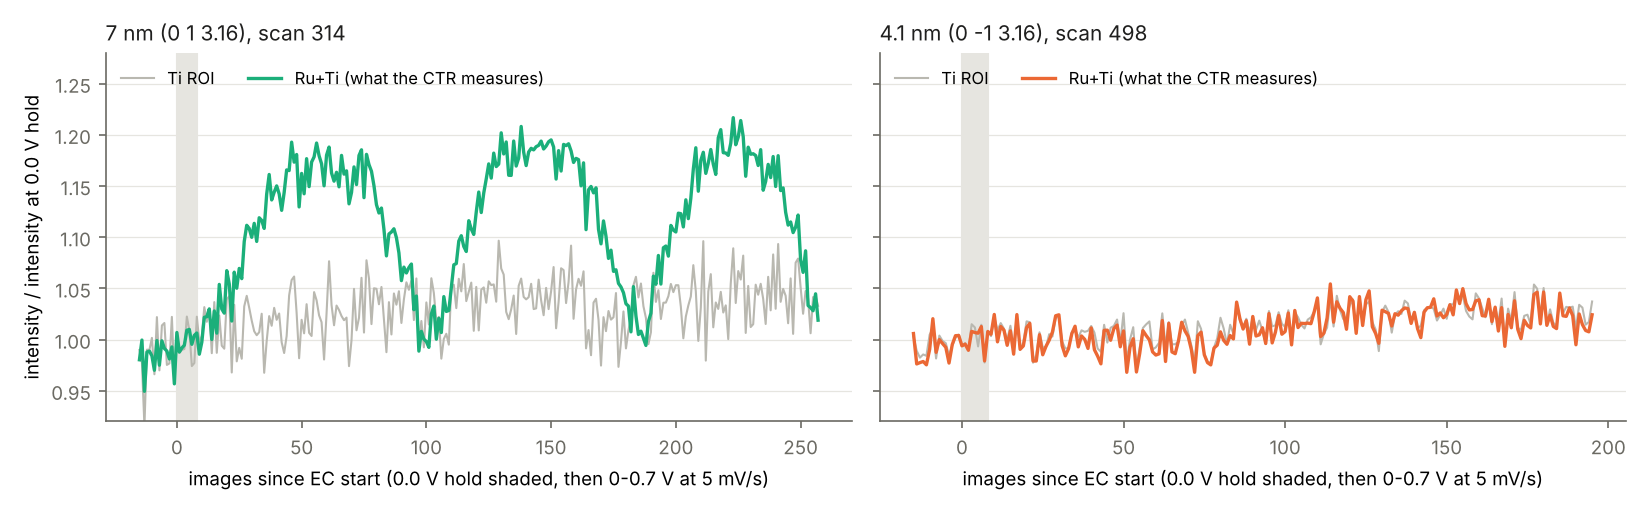

This figure's Python source:
"""Raw ROI sums for one responding and one flat scan at the same surface-sensitive point (0 +-1 3.16): Ru+Ti and Ti,
each relative to the 30 s CA at 0 V, against images since the EC start (no timing model)."""
import os, sys
here = os.path.dirname(os.path.abspath(__file__))
sys.path.insert(0, os.path.join(here, "..", ".."))
import numpy as np, matplotlib
matplotlib.use("Agg")
import matplotlib.pyplot as plt
from ctrfit.echem.external import parse_roi_sums
INK, MUTED, GRID = "#1f1f1e", "#6b6a63", "#e6e5e0"
plt.rcParams.update({"font.size": 9, "axes.edgecolor": MUTED, "xtick.color": MUTED, "ytick.color": MUTED,
                     "axes.spines.top": False, "axes.spines.right": False})
scans = [(314, "7 nm (0 1 3.16)", "#1baf7a", 50, 308, "ROI2", "ROI1"), (498, "4.1 nm (0 -1 3.16)", "#eb6834", 20, 216, "ROI1", "ROI2")]
fig, axs = plt.subplots(1, 2, figsize=(11, 3.4), sharey=True)
for ax, (s, lab, col, a, b, ru, ti) in zip(axs, scans):
    t = parse_roi_sums(open(os.path.join(here, "data", f"ROIs_s{s}_sums.txt")).read())[s]
    R, T = np.asarray(t[ru], float), np.asarray(t[ti], float)
    y = R + T; n = np.arange(y.size) - a; k = slice(max(a - 15, 0), b)
    ax.plot(n[k], (T / T[a:a + 6].mean())[k], color="#b9b8b0", lw=1, label="Ti ROI")
    ax.plot(n[k], (y / y[a:a + 6].mean())[k], color=col, lw=1.6, label="Ru+Ti (what the CTR measures)")
    ax.axvspan(0, 8, color=GRID, zorder=0)
    ax.set_title(f"{lab}, scan {s}", loc="left", fontsize=10, color=INK)
    ax.set_xlabel("images since EC start (0.0 V hold shaded, then 0-0.7 V at 5 mV/s)")
    ax.grid(axis="y", color=GRID, lw=0.6); ax.set_axisbelow(True)
    ax.legend(frameon=False, fontsize=8, loc="upper left", ncol=2)
axs[0].set_ylabel("intensity / intensity at 0.0 V hold"); axs[0].set_ylim(0.92, 1.28)
fig.tight_layout(); fig.savefig(os.path.join(here, "fig_raw.png"), dpi=150)
